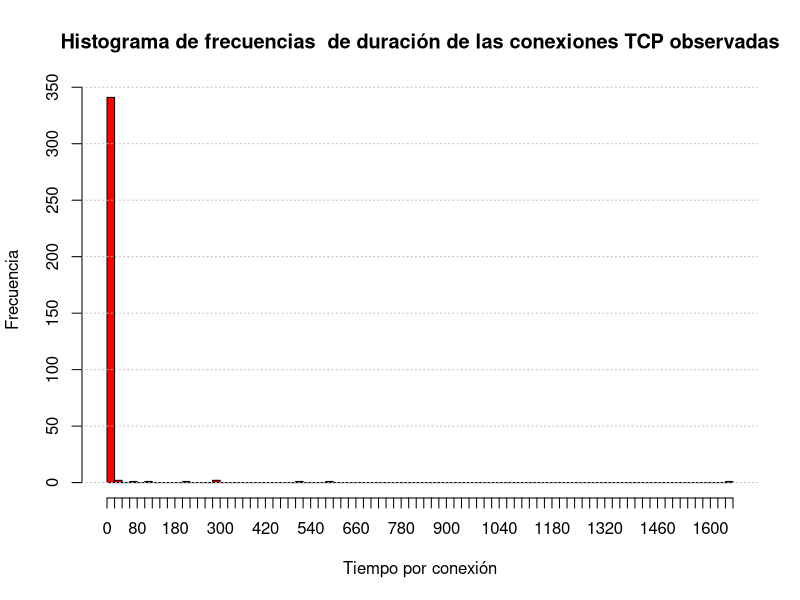
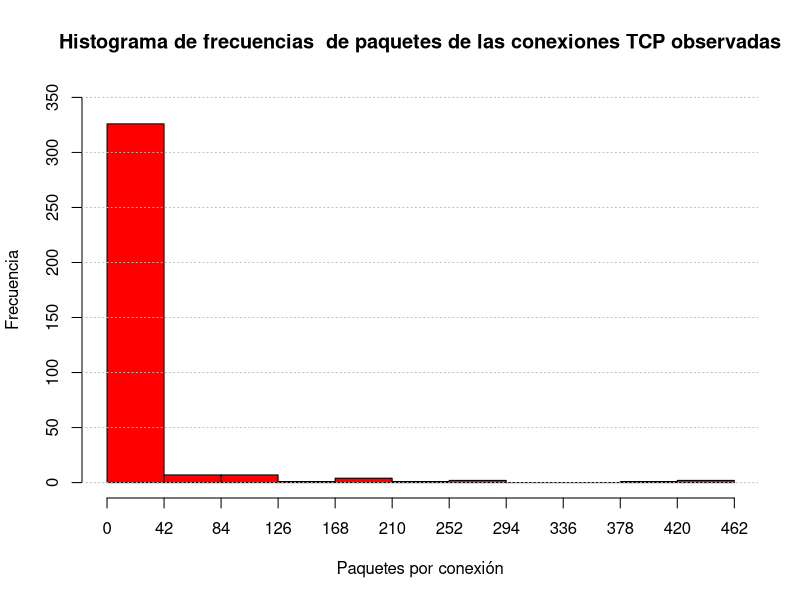
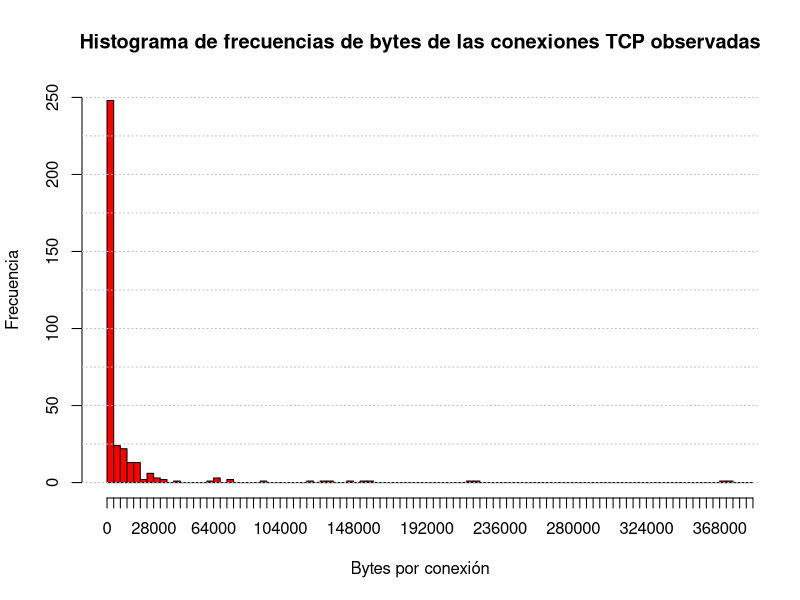

Write the R code that produced these figures, in order.
bytesperconn <- read.csv("datos_provistos/bytesperconn.dat",header = FALSE)
pktsperconn <- read.csv("datos_provistos/pktsperconn.dat", header = FALSE)
timeperconn <- read.csv("datos_provistos/timeperconn.dat", header = FALSE)
datos <- data.frame(unlist(bytesperconn, use.names = FALSE),
                    unlist(pktsperconn, use.name = FALSE),
                    unlist(timeperconn, use.name = FALSE))
names(datos) <- c("bytesperconn", "pktsperconn", "timeperconn")

# Punto 2 - Trace un histograma de frecuencia para mostrar la 
# distribución de la duración de las
# conexiones TCP exitosas observadas.
print("Tiempo por conexión")
print(summary(datos$timeperconn))
hist(datos$timeperconn,
        xlab = "Tiempo por conexión",
        ylab = "Frecuencia",
        main = "Histograma de frecuencias  de duración de las conexiones TCP observadas", # nolint
        breaks = seq(0, 1660, 20),
        xaxp = c(0, 1660, 83),
        xlim = c(0, 1660),
        col = rainbow(1))
abline(h = seq(0, 350, 50),
        col = "gray",
        lty = "dotted")

# Punto 3 - Trace un histograma de frecuencia para mostrar ola distribución
# de paquetes por conexion TCP.
print("Paquetes por conexion")
print(summary(datos$pktsperconn))
hist(datos$pktsperconn,
        xlab = "Paquetes por conexión",
        ylab = "Frecuencia",
        main = "Histograma de frecuencias  de paquetes de las conexiones TCP observadas", # nolint
        breaks = seq(0, 462,42),
        xaxp = c(0, 462, 11),
        xlim = c(0, 461),
        ylim = c(0, 350),
        col = rainbow(1)
        )
abline(h = seq(0, 350, 50),
        col = "gray",
        lty = "dotted")

# Punto 4 - Trace un histograma de frecuencia para mostrar ola distribución
# de bytes por conexion TCP.
print("bytes por conexion")
print(summary(datos$bytesperconn))
hist(datos$bytesperconn,
        xlab = "Bytes por conexión",
        ylab = "Frecuencia",
        main = "Histograma de frecuencias de bytes de las conexiones TCP observadas", # nolint
        breaks = seq(0, 388000, 4000),
        xaxp = c(0, 388000, 97),
        xlim = c(0, 376000),
        yaxp = c(0, 250, 10),
        ylim = c(0, 250),
        col = rainbow(1)
        )
abline(h = seq(0, 250, 25),
        col = "gray",
        lty = "dotted")
